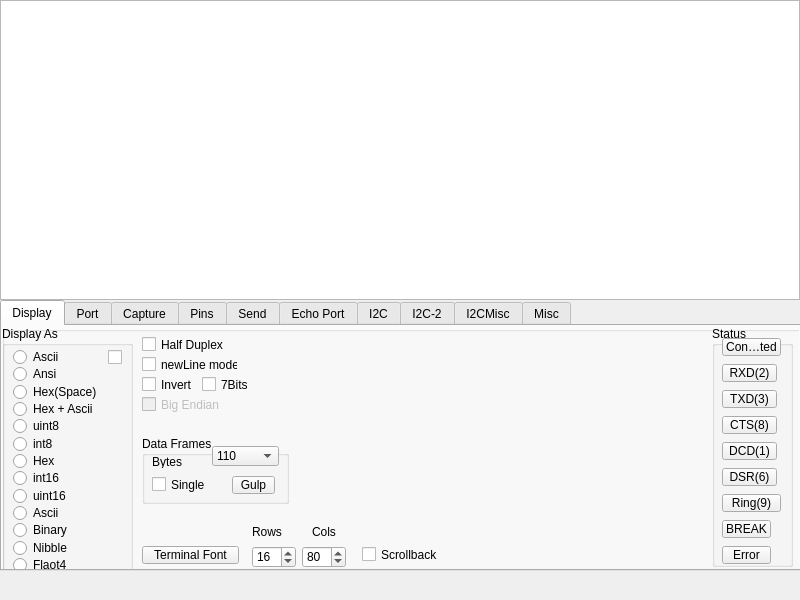
<?xml version="1.0" encoding="UTF-8"?>
<ui version="4.0">
 <class>Dialog</class>
 <widget class="QDialog" name="Dialog">
  <property name="geometry">
   <rect>
    <x>0</x>
    <y>0</y>
    <width>800</width>
    <height>600</height>
   </rect>
  </property>
  <property name="windowTitle">
   <string>Dialog</string>
  </property>
  <widget class="QTextEdit" name="textEdit">
   <property name="geometry">
    <rect>
     <x>0</x>
     <y>0</y>
     <width>800</width>
     <height>300</height>
    </rect>
   </property>
  </widget>
  <widget class="QTabWidget" name="tabWidget">
   <property name="geometry">
    <rect>
     <x>0</x>
     <y>300</y>
     <width>801</width>
     <height>271</height>
    </rect>
   </property>
   <property name="autoFillBackground">
    <bool>true</bool>
   </property>
   <property name="currentIndex">
    <number>0</number>
   </property>
   <widget class="QWidget" name="displayTab">
    <attribute name="title">
     <string>Display</string>
    </attribute>
    <widget class="QGroupBox" name="statusGroupBox">
     <property name="geometry">
      <rect>
       <x>710</x>
       <y>0</y>
       <width>81</width>
       <height>241</height>
      </rect>
     </property>
     <property name="title">
      <string>Status</string>
     </property>
     <widget class="QToolButton" name="toolButton_2">
      <property name="geometry">
       <rect>
        <x>10</x>
        <y>12</y>
        <width>59</width>
        <height>18</height>
       </rect>
      </property>
      <property name="text">
       <string>Connected</string>
      </property>
     </widget>
     <widget class="QToolButton" name="toolButton_3">
      <property name="geometry">
       <rect>
        <x>10</x>
        <y>38</y>
        <width>55</width>
        <height>18</height>
       </rect>
      </property>
      <property name="text">
       <string>RXD(2)</string>
      </property>
     </widget>
     <widget class="QToolButton" name="toolButton_4">
      <property name="geometry">
       <rect>
        <x>10</x>
        <y>64</y>
        <width>55</width>
        <height>18</height>
       </rect>
      </property>
      <property name="text">
       <string>TXD(3)</string>
      </property>
     </widget>
     <widget class="QToolButton" name="toolButton_6">
      <property name="geometry">
       <rect>
        <x>10</x>
        <y>90</y>
        <width>55</width>
        <height>18</height>
       </rect>
      </property>
      <property name="text">
       <string>CTS(8)</string>
      </property>
     </widget>
     <widget class="QToolButton" name="toolButton_5">
      <property name="geometry">
       <rect>
        <x>10</x>
        <y>116</y>
        <width>55</width>
        <height>18</height>
       </rect>
      </property>
      <property name="text">
       <string>DCD(1)</string>
      </property>
     </widget>
     <widget class="QToolButton" name="toolButton_7">
      <property name="geometry">
       <rect>
        <x>10</x>
        <y>142</y>
        <width>55</width>
        <height>18</height>
       </rect>
      </property>
      <property name="text">
       <string>DSR(6)</string>
      </property>
     </widget>
     <widget class="QToolButton" name="toolButton_8">
      <property name="geometry">
       <rect>
        <x>10</x>
        <y>168</y>
        <width>59</width>
        <height>18</height>
       </rect>
      </property>
      <property name="text">
       <string>Ring(9)</string>
      </property>
     </widget>
     <widget class="QToolButton" name="toolButton_9">
      <property name="geometry">
       <rect>
        <x>10</x>
        <y>194</y>
        <width>49</width>
        <height>18</height>
       </rect>
      </property>
      <property name="text">
       <string>BREAK</string>
      </property>
     </widget>
     <widget class="QToolButton" name="toolButton_10">
      <property name="geometry">
       <rect>
        <x>10</x>
        <y>220</y>
        <width>49</width>
        <height>18</height>
       </rect>
      </property>
      <property name="text">
       <string>Error</string>
      </property>
     </widget>
    </widget>
    <widget class="QGroupBox" name="stopBitsGroupBox_2">
     <property name="geometry">
      <rect>
       <x>140</x>
       <y>110</y>
       <width>147</width>
       <height>68</height>
      </rect>
     </property>
     <property name="title">
      <string>Data Frames</string>
     </property>
     <widget class="QCheckBox" name="checkBox_6">
      <property name="geometry">
       <rect>
        <x>10</x>
        <y>40</y>
        <width>54</width>
        <height>17</height>
       </rect>
      </property>
      <property name="text">
       <string>Single</string>
      </property>
     </widget>
     <widget class="QComboBox" name="baudComboBox_2">
      <property name="geometry">
       <rect>
        <x>70</x>
        <y>10</y>
        <width>67</width>
        <height>20</height>
       </rect>
      </property>
      <item>
       <property name="text">
        <string>110</string>
       </property>
      </item>
      <item>
       <property name="text">
        <string>300</string>
       </property>
      </item>
      <item>
       <property name="text">
        <string>1200</string>
       </property>
      </item>
      <item>
       <property name="text">
        <string>2400</string>
       </property>
      </item>
      <item>
       <property name="text">
        <string>4800</string>
       </property>
      </item>
      <item>
       <property name="text">
        <string>9600</string>
       </property>
      </item>
      <item>
       <property name="text">
        <string>19200</string>
       </property>
      </item>
      <item>
       <property name="text">
        <string>38400</string>
       </property>
      </item>
      <item>
       <property name="text">
        <string>57600</string>
       </property>
      </item>
      <item>
       <property name="text">
        <string>115200</string>
       </property>
      </item>
     </widget>
     <widget class="QLabel" name="baudLabel_2">
      <property name="geometry">
       <rect>
        <x>10</x>
        <y>20</y>
        <width>30</width>
        <height>12</height>
       </rect>
      </property>
      <property name="text">
       <string>Bytes</string>
      </property>
     </widget>
     <widget class="QToolButton" name="toolButton_11">
      <property name="geometry">
       <rect>
        <x>90</x>
        <y>40</y>
        <width>43</width>
        <height>18</height>
       </rect>
      </property>
      <property name="text">
       <string>Gulp</string>
      </property>
     </widget>
    </widget>
    <widget class="QToolButton" name="toolButton_12">
     <property name="geometry">
      <rect>
       <x>140</x>
       <y>220</y>
       <width>97</width>
       <height>18</height>
      </rect>
     </property>
     <property name="text">
      <string>Terminal Font</string>
     </property>
    </widget>
    <widget class="QGroupBox" name="bkgDisplayGroupBox">
     <property name="geometry">
      <rect>
       <x>0</x>
       <y>0</y>
       <width>801</width>
       <height>251</height>
      </rect>
     </property>
     <property name="title">
      <string/>
     </property>
     <widget class="QGroupBox" name="displayAsGroupBox">
      <property name="geometry">
       <rect>
        <x>0</x>
        <y>0</y>
        <width>131</width>
        <height>251</height>
       </rect>
      </property>
      <property name="title">
       <string>Display As</string>
      </property>
      <widget class="QRadioButton" name="AsciiRadioButton">
       <property name="geometry">
        <rect>
         <x>11</x>
         <y>23</y>
         <width>53</width>
         <height>16</height>
        </rect>
       </property>
       <property name="text">
        <string>Ascii</string>
       </property>
      </widget>
      <widget class="QRadioButton" name="AnsiRadioButton">
       <property name="geometry">
        <rect>
         <x>11</x>
         <y>40</y>
         <width>47</width>
         <height>16</height>
        </rect>
       </property>
       <property name="text">
        <string>Ansi</string>
       </property>
      </widget>
      <widget class="QRadioButton" name="radioButton_4">
       <property name="geometry">
        <rect>
         <x>11</x>
         <y>58</y>
         <width>83</width>
         <height>16</height>
        </rect>
       </property>
       <property name="text">
        <string>Hex(Space)</string>
       </property>
      </widget>
      <widget class="QRadioButton" name="radioButton_3">
       <property name="geometry">
        <rect>
         <x>11</x>
         <y>75</y>
         <width>89</width>
         <height>16</height>
        </rect>
       </property>
       <property name="text">
        <string>Hex + Ascii</string>
       </property>
      </widget>
      <widget class="QRadioButton" name="radioButton_6">
       <property name="geometry">
        <rect>
         <x>11</x>
         <y>92</y>
         <width>53</width>
         <height>16</height>
        </rect>
       </property>
       <property name="text">
        <string>uint8</string>
       </property>
      </widget>
      <widget class="QRadioButton" name="radioButton_5">
       <property name="geometry">
        <rect>
         <x>11</x>
         <y>110</y>
         <width>47</width>
         <height>16</height>
        </rect>
       </property>
       <property name="text">
        <string>int8</string>
       </property>
      </widget>
      <widget class="QRadioButton" name="radioButton_8">
       <property name="geometry">
        <rect>
         <x>11</x>
         <y>127</y>
         <width>41</width>
         <height>16</height>
        </rect>
       </property>
       <property name="text">
        <string>Hex</string>
       </property>
      </widget>
      <widget class="QRadioButton" name="radioButton_7">
       <property name="geometry">
        <rect>
         <x>11</x>
         <y>144</y>
         <width>53</width>
         <height>16</height>
        </rect>
       </property>
       <property name="text">
        <string>int16</string>
       </property>
      </widget>
      <widget class="QRadioButton" name="radioButton_9">
       <property name="geometry">
        <rect>
         <x>11</x>
         <y>162</y>
         <width>59</width>
         <height>16</height>
        </rect>
       </property>
       <property name="text">
        <string>uint16</string>
       </property>
      </widget>
      <widget class="QRadioButton" name="AsciiXRadioButton">
       <property name="geometry">
        <rect>
         <x>11</x>
         <y>179</y>
         <width>53</width>
         <height>16</height>
        </rect>
       </property>
       <property name="text">
        <string>Ascii</string>
       </property>
      </widget>
      <widget class="QRadioButton" name="radioButton_12">
       <property name="geometry">
        <rect>
         <x>11</x>
         <y>196</y>
         <width>59</width>
         <height>16</height>
        </rect>
       </property>
       <property name="text">
        <string>Binary</string>
       </property>
      </widget>
      <widget class="QRadioButton" name="radioButton_14">
       <property name="geometry">
        <rect>
         <x>11</x>
         <y>214</y>
         <width>59</width>
         <height>16</height>
        </rect>
       </property>
       <property name="text">
        <string>Nibble</string>
       </property>
      </widget>
      <widget class="QRadioButton" name="radioButton_13">
       <property name="geometry">
        <rect>
         <x>11</x>
         <y>231</y>
         <width>59</width>
         <height>16</height>
        </rect>
       </property>
       <property name="text">
        <string>Flaot4</string>
       </property>
      </widget>
      <widget class="QRadioButton" name="radioButton_11">
       <property name="geometry">
        <rect>
         <x>11</x>
         <y>248</y>
         <width>65</width>
         <height>16</height>
        </rect>
       </property>
       <property name="text">
        <string>Hex CSV</string>
       </property>
      </widget>
      <widget class="QCheckBox" name="displayAsCheckBox">
       <property name="geometry">
        <rect>
         <x>106</x>
         <y>23</y>
         <width>16</width>
         <height>16</height>
        </rect>
       </property>
       <property name="toolTip">
        <string>Clear Terminal When Display Changes</string>
       </property>
       <property name="text">
        <string/>
       </property>
      </widget>
     </widget>
     <widget class="QSpinBox" name="rowsSpinBox">
      <property name="geometry">
       <rect>
        <x>250</x>
        <y>220</y>
        <width>44</width>
        <height>22</height>
       </rect>
      </property>
      <property name="value">
       <number>16</number>
      </property>
     </widget>
     <widget class="QSpinBox" name="colsSpinBox">
      <property name="geometry">
       <rect>
        <x>300</x>
        <y>220</y>
        <width>44</width>
        <height>22</height>
       </rect>
      </property>
      <property name="value">
       <number>80</number>
      </property>
     </widget>
     <widget class="QCheckBox" name="checkBox_5">
      <property name="enabled">
       <bool>false</bool>
      </property>
      <property name="geometry">
       <rect>
        <x>140</x>
        <y>70</y>
        <width>84</width>
        <height>17</height>
       </rect>
      </property>
      <property name="text">
       <string>Big Endian</string>
      </property>
     </widget>
     <widget class="QCheckBox" name="checkBox_7">
      <property name="geometry">
       <rect>
        <x>360</x>
        <y>220</y>
        <width>84</width>
        <height>17</height>
       </rect>
      </property>
      <property name="text">
       <string>Scrollback</string>
      </property>
     </widget>
     <widget class="QCheckBox" name="checkBox_2">
      <property name="geometry">
       <rect>
        <x>140</x>
        <y>30</y>
        <width>96</width>
        <height>17</height>
       </rect>
      </property>
      <property name="text">
       <string>newLine mode</string>
      </property>
     </widget>
     <widget class="QCheckBox" name="checkBox_4">
      <property name="geometry">
       <rect>
        <x>200</x>
        <y>50</y>
        <width>54</width>
        <height>17</height>
       </rect>
      </property>
      <property name="text">
       <string>7Bits</string>
      </property>
     </widget>
     <widget class="QCheckBox" name="checkBox">
      <property name="geometry">
       <rect>
        <x>140</x>
        <y>10</y>
        <width>90</width>
        <height>17</height>
       </rect>
      </property>
      <property name="text">
       <string>Half Duplex</string>
      </property>
     </widget>
     <widget class="QCheckBox" name="checkBox_3">
      <property name="geometry">
       <rect>
        <x>140</x>
        <y>50</y>
        <width>60</width>
        <height>17</height>
       </rect>
      </property>
      <property name="text">
       <string>Invert</string>
      </property>
     </widget>
     <widget class="QLabel" name="rowsLabel">
      <property name="geometry">
       <rect>
        <x>250</x>
        <y>200</y>
        <width>30</width>
        <height>12</height>
       </rect>
      </property>
      <property name="text">
       <string>Rows</string>
      </property>
     </widget>
     <widget class="QLabel" name="colsLabel">
      <property name="geometry">
       <rect>
        <x>310</x>
        <y>200</y>
        <width>30</width>
        <height>12</height>
       </rect>
      </property>
      <property name="text">
       <string>Cols</string>
      </property>
     </widget>
    </widget>
    <zorder>bkgDisplayGroupBox</zorder>
    <zorder>statusGroupBox</zorder>
    <zorder>stopBitsGroupBox_2</zorder>
    <zorder>toolButton_12</zorder>
   </widget>
   <widget class="QWidget" name="portTab">
    <attribute name="title">
     <string>Port</string>
    </attribute>
    <widget class="QGroupBox" name="portGroupBox">
     <property name="geometry">
      <rect>
       <x>0</x>
       <y>0</y>
       <width>801</width>
       <height>251</height>
      </rect>
     </property>
     <property name="title">
      <string/>
     </property>
     <widget class="QLabel" name="baudLabel">
      <property name="geometry">
       <rect>
        <x>10</x>
        <y>30</y>
        <width>24</width>
        <height>12</height>
       </rect>
      </property>
      <property name="text">
       <string>Baud</string>
      </property>
     </widget>
     <widget class="QComboBox" name="baudComboBox">
      <property name="geometry">
       <rect>
        <x>40</x>
        <y>20</y>
        <width>74</width>
        <height>22</height>
       </rect>
      </property>
      <item>
       <property name="text">
        <string>110</string>
       </property>
      </item>
      <item>
       <property name="text">
        <string>300</string>
       </property>
      </item>
      <item>
       <property name="text">
        <string>1200</string>
       </property>
      </item>
      <item>
       <property name="text">
        <string>2400</string>
       </property>
      </item>
      <item>
       <property name="text">
        <string>4800</string>
       </property>
      </item>
      <item>
       <property name="text">
        <string>9600</string>
       </property>
      </item>
      <item>
       <property name="text">
        <string>19200</string>
       </property>
      </item>
      <item>
       <property name="text">
        <string>38400</string>
       </property>
      </item>
      <item>
       <property name="text">
        <string>57600</string>
       </property>
      </item>
      <item>
       <property name="text">
        <string>115200</string>
       </property>
      </item>
     </widget>
     <widget class="QComboBox" name="portComboBox">
      <property name="geometry">
       <rect>
        <x>160</x>
        <y>20</y>
        <width>74</width>
        <height>22</height>
       </rect>
      </property>
      <item>
       <property name="text">
        <string>1</string>
       </property>
      </item>
      <item>
       <property name="text">
        <string>2</string>
       </property>
      </item>
      <item>
       <property name="text">
        <string>3</string>
       </property>
      </item>
      <item>
       <property name="text">
        <string>4</string>
       </property>
      </item>
      <item>
       <property name="text">
        <string>5</string>
       </property>
      </item>
      <item>
       <property name="text">
        <string>6</string>
       </property>
      </item>
      <item>
       <property name="text">
        <string>7</string>
       </property>
      </item>
      <item>
       <property name="text">
        <string>8</string>
       </property>
      </item>
      <item>
       <property name="text">
        <string>9</string>
       </property>
      </item>
     </widget>
     <widget class="QLabel" name="portLabel">
      <property name="geometry">
       <rect>
        <x>130</x>
        <y>30</y>
        <width>24</width>
        <height>12</height>
       </rect>
      </property>
      <property name="text">
       <string>Port</string>
      </property>
     </widget>
     <widget class="QPushButton" name="pushButton">
      <property name="geometry">
       <rect>
        <x>250</x>
        <y>20</y>
        <width>75</width>
        <height>23</height>
       </rect>
      </property>
      <property name="text">
       <string>Open</string>
      </property>
     </widget>
     <widget class="QCheckBox" name="portCheckBox">
      <property name="geometry">
       <rect>
        <x>340</x>
        <y>20</y>
        <width>13</width>
        <height>13</height>
       </rect>
      </property>
      <property name="text">
       <string/>
      </property>
     </widget>
     <widget class="QGroupBox" name="parityGroupBox">
      <property name="geometry">
       <rect>
        <x>10</x>
        <y>70</y>
        <width>73</width>
        <height>143</height>
       </rect>
      </property>
      <property name="title">
       <string>Parity</string>
      </property>
      <widget class="QRadioButton" name="parityNoneRadioButton">
       <property name="geometry">
        <rect>
         <x>11</x>
         <y>23</y>
         <width>47</width>
         <height>17</height>
        </rect>
       </property>
       <property name="text">
        <string>None</string>
       </property>
      </widget>
      <widget class="QRadioButton" name="parityOddRadioButton">
       <property name="geometry">
        <rect>
         <x>11</x>
         <y>46</y>
         <width>41</width>
         <height>17</height>
        </rect>
       </property>
       <property name="text">
        <string>Odd</string>
       </property>
      </widget>
      <widget class="QRadioButton" name="parityEvenRadioButton">
       <property name="geometry">
        <rect>
         <x>11</x>
         <y>69</y>
         <width>47</width>
         <height>17</height>
        </rect>
       </property>
       <property name="text">
        <string>Even</string>
       </property>
      </widget>
      <widget class="QRadioButton" name="parityMarkRadioButton">
       <property name="geometry">
        <rect>
         <x>11</x>
         <y>92</y>
         <width>47</width>
         <height>17</height>
        </rect>
       </property>
       <property name="text">
        <string>Mark</string>
       </property>
      </widget>
      <widget class="QRadioButton" name="paritySpaceRadioButton">
       <property name="geometry">
        <rect>
         <x>11</x>
         <y>115</y>
         <width>53</width>
         <height>17</height>
        </rect>
       </property>
       <property name="text">
        <string>Space</string>
       </property>
      </widget>
     </widget>
     <widget class="QGroupBox" name="dataBitsGroupBox">
      <property name="geometry">
       <rect>
        <x>87</x>
        <y>70</y>
        <width>79</width>
        <height>143</height>
       </rect>
      </property>
      <property name="title">
       <string>Data Bits</string>
      </property>
      <widget class="QRadioButton" name="dataBits8RadioButton">
       <property name="geometry">
        <rect>
         <x>11</x>
         <y>27</y>
         <width>55</width>
         <height>17</height>
        </rect>
       </property>
       <property name="text">
        <string>8 bits</string>
       </property>
      </widget>
      <widget class="QRadioButton" name="dataBits7RadioButton">
       <property name="geometry">
        <rect>
         <x>11</x>
         <y>54</y>
         <width>55</width>
         <height>17</height>
        </rect>
       </property>
       <property name="text">
        <string>7 bits</string>
       </property>
      </widget>
      <widget class="QRadioButton" name="dataBits6RadioButton">
       <property name="geometry">
        <rect>
         <x>11</x>
         <y>81</y>
         <width>55</width>
         <height>17</height>
        </rect>
       </property>
       <property name="text">
        <string>6 bits</string>
       </property>
      </widget>
      <widget class="QRadioButton" name="dataBits5RadioButton">
       <property name="geometry">
        <rect>
         <x>11</x>
         <y>108</y>
         <width>55</width>
         <height>17</height>
        </rect>
       </property>
       <property name="text">
        <string>5 bits</string>
       </property>
      </widget>
     </widget>
     <widget class="QGroupBox" name="hwFlowCtrlGroupBox">
      <property name="geometry">
       <rect>
        <x>170</x>
        <y>126</y>
        <width>170</width>
        <height>80</height>
       </rect>
      </property>
      <property name="title">
       <string>Hardware Flow Control</string>
      </property>
      <widget class="QRadioButton" name="radioButton_27">
       <property name="geometry">
        <rect>
         <x>11</x>
         <y>23</y>
         <width>47</width>
         <height>17</height>
        </rect>
       </property>
       <property name="text">
        <string>None</string>
       </property>
      </widget>
      <widget class="QRadioButton" name="radioButton_29">
       <property name="geometry">
        <rect>
         <x>11</x>
         <y>52</y>
         <width>65</width>
         <height>17</height>
        </rect>
       </property>
       <property name="text">
        <string>DTR/DSR</string>
       </property>
      </widget>
      <widget class="QRadioButton" name="radioButton_28">
       <property name="geometry">
        <rect>
         <x>82</x>
         <y>23</y>
         <width>65</width>
         <height>17</height>
        </rect>
       </property>
       <property name="text">
        <string>RTS/CTS</string>
       </property>
      </widget>
      <widget class="QRadioButton" name="radioButton_30">
       <property name="geometry">
        <rect>
         <x>82</x>
         <y>52</y>
         <width>77</width>
         <height>17</height>
        </rect>
       </property>
       <property name="text">
        <string>RS485-rts</string>
       </property>
      </widget>
     </widget>
     <widget class="QGroupBox" name="stopBitsGroupBox">
      <property name="geometry">
       <rect>
        <x>170</x>
        <y>70</y>
        <width>146</width>
        <height>51</height>
       </rect>
      </property>
      <property name="title">
       <string>Stop Bits</string>
      </property>
      <widget class="QRadioButton" name="radioButton_26">
       <property name="geometry">
        <rect>
         <x>11</x>
         <y>23</y>
         <width>59</width>
         <height>17</height>
        </rect>
       </property>
       <property name="text">
        <string>1 bits</string>
       </property>
      </widget>
      <widget class="QRadioButton" name="radioButton_25">
       <property name="geometry">
        <rect>
         <x>76</x>
         <y>23</y>
         <width>59</width>
         <height>17</height>
        </rect>
       </property>
       <property name="text">
        <string>2 bits</string>
       </property>
      </widget>
     </widget>
    </widget>
   </widget>
   <widget class="QWidget" name="tab_3">
    <attribute name="title">
     <string>Capture</string>
    </attribute>
   </widget>
   <widget class="QWidget" name="tab_4">
    <attribute name="title">
     <string>Pins</string>
    </attribute>
   </widget>
   <widget class="QWidget" name="tab_5">
    <attribute name="title">
     <string>Send</string>
    </attribute>
   </widget>
   <widget class="QWidget" name="tab_6">
    <attribute name="title">
     <string>Echo Port</string>
    </attribute>
   </widget>
   <widget class="QWidget" name="tab_7">
    <attribute name="title">
     <string>I2C</string>
    </attribute>
   </widget>
   <widget class="QWidget" name="tab_8">
    <attribute name="title">
     <string>I2C-2</string>
    </attribute>
   </widget>
   <widget class="QWidget" name="tab_9">
    <attribute name="title">
     <string>I2CMisc</string>
    </attribute>
   </widget>
   <widget class="QWidget" name="tab_10">
    <attribute name="title">
     <string>Misc</string>
    </attribute>
   </widget>
  </widget>
  <zorder>tabWidget</zorder>
  <zorder>textEdit</zorder>
 </widget>
 <resources/>
 <connections/>
</ui>
